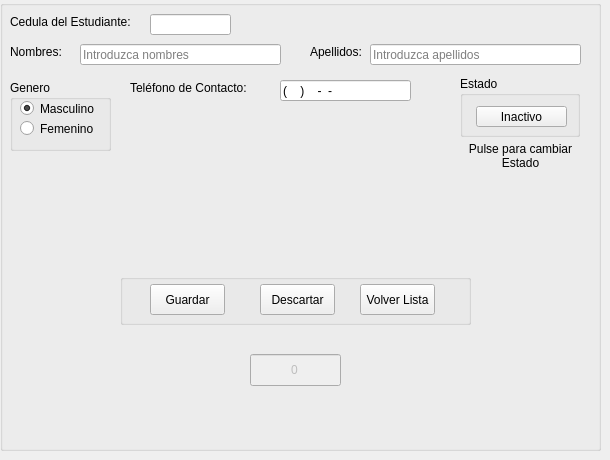
      <widget class="QWidget" name="Datos">
       <attribute name="title">
        <string>Datos</string>
       </attribute>
       <widget class="QGroupBox" name="groupBox_2">
        <property name="geometry">
         <rect>
          <x>0</x>
          <y>0</y>
          <width>601</width>
          <height>451</height>
         </rect>
        </property>
        <property name="title">
         <string/>
        </property>
        <widget class="QLineEdit" name="txtNombre">
         <property name="enabled">
          <bool>true</bool>
         </property>
         <property name="geometry">
          <rect>
           <x>80</x>
           <y>44</y>
           <width>201</width>
           <height>21</height>
          </rect>
         </property>
         <property name="inputMethodHints">
          <set>Qt::ImhNone</set>
         </property>
         <property name="inputMask">
          <string/>
         </property>
         <property name="text">
          <string/>
         </property>
         <property name="maxLength">
          <number>30</number>
         </property>
         <property name="placeholderText">
          <string>Introduzca nombres</string>
         </property>
        </widget>
        <widget class="QGroupBox" name="GrupoBotones_2">
         <property name="geometry">
          <rect>
           <x>120</x>
           <y>274</y>
           <width>351</width>
           <height>51</height>
          </rect>
         </property>
         <property name="title">
          <string/>
         </property>
         <widget class="QPushButton" name="btnRegresar">
          <property name="geometry">
           <rect>
            <x>240</x>
            <y>10</y>
            <width>75</width>
            <height>31</height>
           </rect>
          </property>
          <property name="cursor">
           <cursorShape>PointingHandCursor</cursorShape>
          </property>
          <property name="text">
           <string>Volver Lista</string>
          </property>
         </widget>
         <widget class="QPushButton" name="btnDescartarPersonas">
          <property name="enabled">
           <bool>true</bool>
          </property>
          <property name="geometry">
           <rect>
            <x>140</x>
            <y>10</y>
            <width>75</width>
            <height>31</height>
           </rect>
          </property>
          <property name="cursor">
           <cursorShape>PointingHandCursor</cursorShape>
          </property>
          <property name="text">
           <string>Descartar</string>
          </property>
         </widget>
         <widget class="QPushButton" name="btnGuardarPersonas">
          <property name="enabled">
           <bool>true</bool>
          </property>
          <property name="geometry">
           <rect>
            <x>30</x>
            <y>10</y>
            <width>75</width>
            <height>31</height>
           </rect>
          </property>
          <property name="cursor">
           <cursorShape>PointingHandCursor</cursorShape>
          </property>
          <property name="text">
           <string>Guardar</string>
          </property>
         </widget>
        </widget>
        <widget class="QLabel" name="lblCedPersona">
         <property name="geometry">
          <rect>
           <x>10</x>
           <y>14</y>
           <width>141</width>
           <height>16</height>
          </rect>
         </property>
         <property name="text">
          <string>Cedula del Estudiante:</string>
         </property>
        </widget>
        <widget class="QLineEdit" name="txtCedula">
         <property name="enabled">
          <bool>true</bool>
         </property>
         <property name="geometry">
          <rect>
           <x>150</x>
           <y>14</y>
           <width>81</width>
           <height>21</height>
          </rect>
         </property>
         <property name="focusPolicy">
          <enum>Qt::StrongFocus</enum>
         </property>
         <property name="layoutDirection">
          <enum>Qt::LeftToRight</enum>
         </property>
         <property name="inputMask">
          <string>99999999</string>
         </property>
         <property name="text">
          <string/>
         </property>
         <property name="maxLength">
          <number>8</number>
         </property>
         <property name="echoMode">
          <enum>QLineEdit::Normal</enum>
         </property>
         <property name="cursorPosition">
          <number>8</number>
         </property>
         <property name="alignment">
          <set>Qt::AlignRight|Qt::AlignTrailing|Qt::AlignVCenter</set>
         </property>
         <property name="placeholderText">
          <string/>
         </property>
        </widget>
        <widget class="QLabel" name="label_9">
         <property name="geometry">
          <rect>
           <x>130</x>
           <y>80</y>
           <width>151</width>
           <height>16</height>
          </rect>
         </property>
         <property name="text">
          <string>Teléfono de Contacto:</string>
         </property>
        </widget>
        <widget class="QGroupBox" name="grpEstado">
         <property name="geometry">
          <rect>
           <x>460</x>
           <y>76</y>
           <width>120</width>
           <height>61</height>
          </rect>
         </property>
         <property name="title">
          <string>Estado</string>
         </property>
         <widget class="QPushButton" name="btnEstado">
          <property name="enabled">
           <bool>true</bool>
          </property>
          <property name="geometry">
           <rect>
            <x>16</x>
            <y>30</y>
            <width>91</width>
            <height>21</height>
           </rect>
          </property>
          <property name="cursor">
           <cursorShape>PointingHandCursor</cursorShape>
          </property>
          <property name="text">
           <string>Inactivo</string>
          </property>
         </widget>
        </widget>
        <widget class="QLabel" name="label_10">
         <property name="geometry">
          <rect>
           <x>10</x>
           <y>44</y>
           <width>61</width>
           <height>16</height>
          </rect>
         </property>
         <property name="text">
          <string>Nombres:</string>
         </property>
        </widget>
        <widget class="QLabel" name="label_11">
         <property name="geometry">
          <rect>
           <x>310</x>
           <y>44</y>
           <width>61</width>
           <height>16</height>
          </rect>
         </property>
         <property name="text">
          <string>Apellidos:</string>
         </property>
        </widget>
        <widget class="QLabel" name="label_19">
         <property name="geometry">
          <rect>
           <x>460</x>
           <y>140</y>
           <width>121</width>
           <height>31</height>
          </rect>
         </property>
         <property name="text">
          <string>Pulse para cambiar Estado</string>
         </property>
         <property name="alignment">
          <set>Qt::AlignCenter</set>
         </property>
         <property name="wordWrap">
          <bool>true</bool>
         </property>
        </widget>
        <widget class="QGroupBox" name="optGenero">
         <property name="enabled">
          <bool>true</bool>
         </property>
         <property name="geometry">
          <rect>
           <x>10</x>
           <y>80</y>
           <width>101</width>
           <height>71</height>
          </rect>
         </property>
         <property name="title">
          <string>Genero</string>
         </property>
         <widget class="QRadioButton" name="optFemenino">
          <property name="enabled">
           <bool>true</bool>
          </property>
          <property name="geometry">
           <rect>
            <x>10</x>
            <y>40</y>
            <width>82</width>
            <height>17</height>
           </rect>
          </property>
          <property name="text">
           <string>Femenino</string>
          </property>
          <property name="checked">
           <bool>false</bool>
          </property>
         </widget>
         <widget class="QRadioButton" name="optMasculino">
          <property name="enabled">
           <bool>true</bool>
          </property>
          <property name="geometry">
           <rect>
            <x>10</x>
            <y>20</y>
            <width>82</width>
            <height>17</height>
           </rect>
          </property>
          <property name="text">
           <string>Masculino</string>
          </property>
          <property name="checked">
           <bool>true</bool>
          </property>
         </widget>
        </widget>
        <widget class="QLineEdit" name="txtApellido">
         <property name="enabled">
          <bool>true</bool>
         </property>
         <property name="geometry">
          <rect>
           <x>370</x>
           <y>44</y>
           <width>211</width>
           <height>21</height>
          </rect>
         </property>
         <property name="inputMask">
          <string/>
         </property>
         <property name="text">
          <string/>
         </property>
         <property name="maxLength">
          <number>30</number>
         </property>
         <property name="placeholderText">
          <string>Introduzca apellidos</string>
         </property>
        </widget>
        <widget class="QLineEdit" name="contador_registros">
         <property name="enabled">
          <bool>false</bool>
         </property>
         <property name="geometry">
          <rect>
           <x>250</x>
           <y>354</y>
           <width>91</width>
           <height>32</height>
          </rect>
         </property>
         <property name="layoutDirection">
          <enum>Qt::LeftToRight</enum>
         </property>
         <property name="text">
          <string>0</string>
         </property>
         <property name="alignment">
          <set>Qt::AlignCenter</set>
         </property>
        </widget>
        <widget class="QLineEdit" name="txtTelefono">
         <property name="enabled">
          <bool>true</bool>
         </property>
         <property name="geometry">
          <rect>
           <x>280</x>
           <y>80</y>
           <width>131</width>
           <height>21</height>
          </rect>
         </property>
         <property name="inputMask">
          <string>(9999) 999-99-99</string>
         </property>
         <property name="text">
          <string>() --</string>
         </property>
         <property name="maxLength">
          <number>16</number>
         </property>
         <property name="placeholderText">
          <string>Indique teléfono </string>
         </property>
        </widget>
       </widget>
      </widget>
